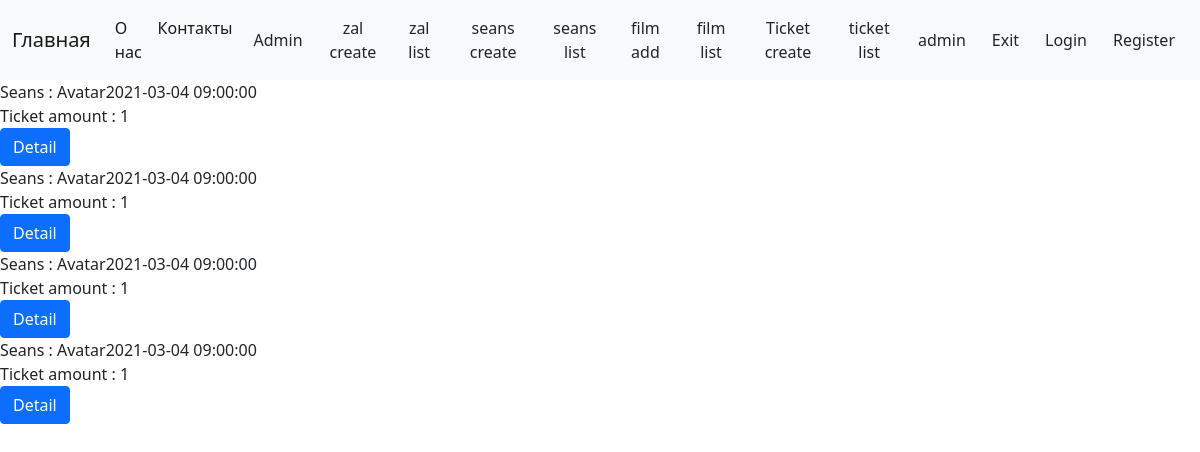
The page /ticket/list (signed in) on the database as committed earlier.
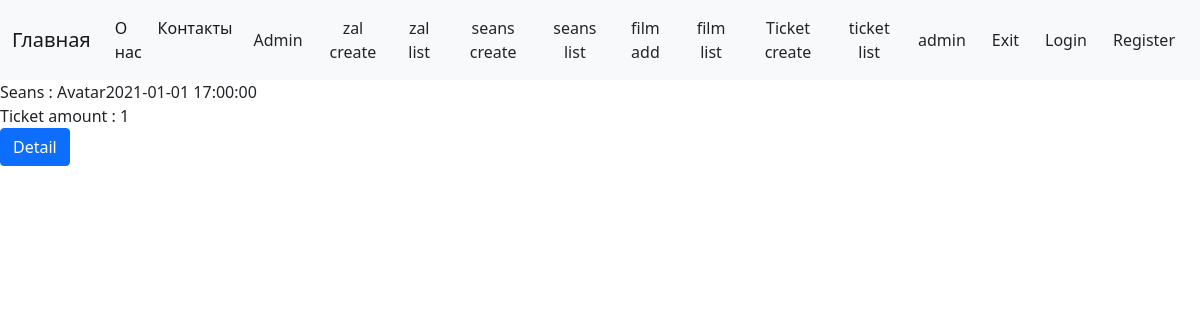
The same page on the database as committed later.
### ticket/models.py (models this page shows, shortened)
class Ticket(models.Model):
    seans = models.ForeignKey(Seans, related_name='tickets', on_delete=models.CASCADE)
    user = models.ForeignKey('auth.User', on_delete=models.CASCADE)
    amount = models.PositiveIntegerField(default=1)

### zal/models.py (models this page shows, shortened)
class Seans(models.Model):
    seans_group = models.ForeignKey(SeansGroup,related_name='seanses', on_delete=models.CASCADE)
    date_start = models.DateField(default=0)
    date_end = models.DateField(default=0)
    time_start = models.TimeField(default=0)
    time_end = models.TimeField(default=0)
    film = models.ForeignKey(Film, on_delete=models.CASCADE, default=1)
    zal = models.ForeignKey(Zal, on_delete=models.CASCADE)
    price = models.IntegerField(default=10)
    def __str__(self):
        return f'{self.film}{self.date_start} {self.time_start}'

class Film(models.Model):
    name = models.CharField(max_length=128)
    description = models.CharField(max_length=255,
                                   verbose_name='Описание'
                                   )
    def __str__(self):
        return self.name

### ticket/views.py (the view)
# urls.py: path('ticket/list', TicketList.as_view(), name='ticket-list'),
class TicketList(LoginRequiredMixin, ListView):
    model = Ticket
    template_name = 'ticket-list.html'
    context_object_name = 'ticket_list'
    def get_queryset(self):
        queryset = super(TicketList, self).get_queryset()
        return queryset.filter(user=self.request.user)

### ticket/templates/ticket-list.html
{% extends 'static/base.html' %}
{% block content %}
{% for ticket in ticket_list %}
    <div>
        Seans : {{ ticket.seans }}
    </div>
    <div>
        Ticket amount : {{ ticket.amount }}
    </div>
    <a href="{% url "ticket-detail" pk=ticket.id %}" class="btn btn-primary">Detail</a>
    {% endfor %}
{% endblock %}

### templates/static/base.html (shortened to what this page needs)
<!doctype html>
<html lang="en">
<head>
    <link href="https://cdn.jsdelivr.net/npm/bootstrap@5.0.0-beta3/dist/css/bootstrap.min.css" rel="stylesheet">
</head>
<body>
{% include 'static/navbar.html' %}
{% block content %} {% endblock %}
</body>
</html>

### templates/static/navbar.html (shortened to what this page needs)
<nav class="navbar navbar-expand-lg navbar-light bg-light">
    <div class="container-fluid">
        <a class="navbar-brand" href="/">Главная</a>
        <div class="collapse navbar-collapse" id="navbarSupportedContent">
            <ul class="navbar-nav me-auto mb-2 mb-lg-0">
                <li class="nav-item">
                    <a class="nav-link active" aria-current="page" href="{% url 'about' %}">О нас</a>
                </li>
                <li class="nav-item">
                    <a class="nav-link active" href="{% url 'contacts' %}" tabindex="-1" aria-disabled="true">Контакты</a>
                </li>
            </ul>
              {% if request.user.is_authenticated %}
                    <a href="{% url 'admin:index' %}" class="btn">Admin</a>
                    <a href="{% url 'zal-create' %}" class="btn">zal create</a>
                    <a href="{% url 'zal-list' %}" class="btn">zal list</a>
                    <a href="{% url 'seans-create' %}" class="btn">seans create</a>
                    <a href="{% url 'seans-list' %}" class="btn">seans list</a>
                    <a href="{% url 'film-add' %}" class="btn">film add</a>
                    <a href="{% url 'film-list' %}" class="btn">film list</a>
                    <a href="{% url 'ticket-create' %}" class="btn">Ticket create</a>
                    <a href="{% url 'ticket-list' %}" class="btn">ticket list</a>
                {% endif %}
                <a href="{% url 'profile' %}" class="btn">{{ request.user.username }}</a>
                <a href="{% url 'logout' %}" class="btn">Exit</a>
                <a href="{% url 'login' %}" class="btn">Login</a>
                <a href="{% url 'register' %}" class="btn">Register</a>
        </div>
    </div>
</nav>

Rows that differ between the two databases and show on the page:
removed Ticket: seans "Avatar2021-03-04 09:00:00", amount "1"
removed Ticket: seans "Avatar2021-03-04 09:00:00", amount "1"
removed Ticket: seans "Avatar2021-03-04 09:00:00", amount "1"
changed Ticket: seans "Avatar2021-03-04 09:00:00" → "Avatar2021-01-01 17:00:00"
